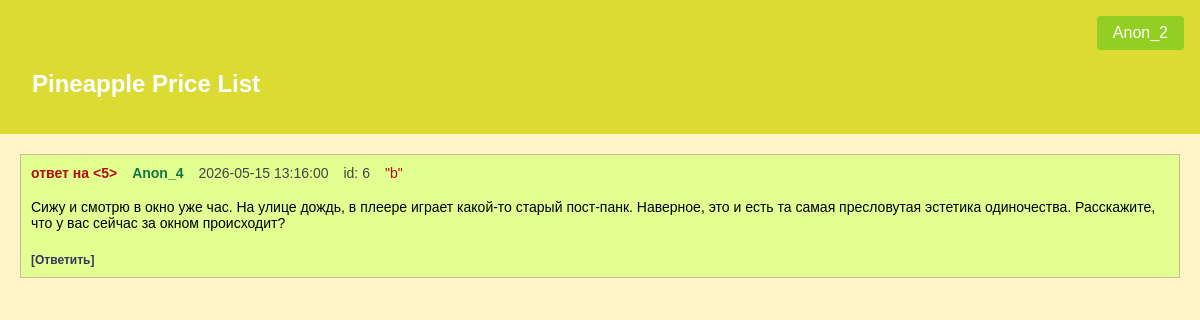
Screenshot of /post/6/ (signed in) with the database file from the repository.
### data/users.py (models this page shows, shortened)
class User(SqlAlchemyBase, UserMixin):
    __tablename__ = 'users'
    name = sqlalchemy.Column(sqlalchemy.String, nullable=False, primary_key=True, unique=True)
    description = sqlalchemy.Column(sqlalchemy.String, nullable=True)
    picture = sqlalchemy.Column(sqlalchemy.BLOB, nullable=True)
    hashed_password = sqlalchemy.Column(sqlalchemy.String, nullable=False)

### data/posts.py (models this page shows)
class Post(SqlAlchemyBase):
    __tablename__ = 'posts'
    id = sqlalchemy.Column(sqlalchemy.Integer, primary_key=True, autoincrement=True, unique=True, nullable=False)
    reply_to = sqlalchemy.Column(sqlalchemy.Integer, nullable=False)
    content = sqlalchemy.Column(sqlalchemy.String, nullable=False)
    image = sqlalchemy.Column(sqlalchemy.BLOB, nullable=True)
    file = sqlalchemy.Column(sqlalchemy.String, nullable=True)
    created_date = sqlalchemy.Column(sqlalchemy.Integer, default=datetime.datetime.now)
    board_on = sqlalchemy.Column(sqlalchemy.String, sqlalchemy.ForeignKey('boards.name'))
    board = orm.relationship('Board')
    created_by = sqlalchemy.Column(sqlalchemy.String, sqlalchemy.ForeignKey('users.name'))
    user = orm.relationship('User')

### main.py (the view, shortened to what this page needs)
@app.route('/post/<int:post_id>')
@app.route('/post/<int:post_id>/')
def show_post(post_id):
    post = db_sess.query(Post).filter(Post.id == post_id).first()
    if post is None:
        abort(404)
    d = {'id': post.id, 'reply_to': post.reply_to, 'content': post.content,
         'image': base64.b64encode(post.image).decode('utf-8') if post.image else None, 'file': post.file,
         'created_date': datetime.datetime.fromtimestamp(post.created_date / 1000.0),
         'board_on': post.board_on, 'created_by': post.created_by}
    replies = db_sess.query(Post).filter(Post.reply_to == post_id).order_by(Post.created_date.desc()).all()
    repl = []
    return render_template('post.html', title='Пост №' + str(post.id), d=d, repl=repl)

### main.py (called while the page is built)
def format_greentext(text):
    if not text:
        return ''
    safe_text = str(escape(text))
    lines = safe_text.split('\n')
    formatted_lines = []
    for line in lines:
        if line.startswith('&gt;'):
            formatted_lines.append(f'<span class="greentext">{line}</span>')
        else:
            formatted_lines.append(line)
    return '\n'.join(formatted_lines)

@login_manager.user_loader
def load_user(name):
    return db_sess.get(User, name)

### templates/post.html (shortened to what this page needs)
{% extends 'base.html' %}
{% block content %}
<div class="thread-start">
    <div class="post-info">
        {% if d['reply_to'] == -1 %}
        <a class="ans-src" href="/board/{{ d['board_on'] }}">
            <span class="reply-to">тред на "{{ d['board_on'] }}"</span>
        </a>
        {% else %}
        <a class="ans-src" href="/post/{{ d['reply_to'] }}">
            <span class="reply-to">ответ на <{{ d['reply_to'] }}></span>
        </a>
        {% endif %}
        <a class="usr-src" href="/user/{{ d['created_by'] }}"><span class="poster-name">{{ d['created_by'] }}</span></a>
        <span class="post-date">{{ d['created_date'] }}</span>
        <span class="post-id">id: {{ d['id'] }}</span>
        <a class="ans-src" href="/board/{{ d['board_on'] }}">"{{ d['board_on'] }}"</a>
    </div>
    <div class="post-body">
        <blockquote class="post-message">{{ d['content'] | greentext | safe }}</blockquote>
    </div>
    <div class="post-actions">
        {% if current_user.is_authenticated %}
        <a href="/post/{{ d['id'] }}/reply">
            <button type="button">Ответить</button>
        </a>
        {% else %}
        <p class="error">Отвечать могут только зарегистрированные пользователи</p>
        {% endif %}
    </div>
</div>
{% endblock %}

### templates/base.html (shortened to what this page needs)
<!DOCTYPE html>
<html lang="en">
<head>
    <link rel="stylesheet" href="{{ url_for('static', filename='css/style.css') }}">
</head>
<body>
<nav class="navbar">
    <ul>
        {% if current_user.is_authenticated %}
        <a id="username" href="/user/{{ current_user.name }}">{{ current_user.name }}</a>
        {% else %}
        <p>
            <a href="/login">Вход</a>
            <a href="/register">Регистрация</a>
        </p>
        {% endif %}
    </ul>
    <h1><a href="/">Pineapple Price List</a></h1>
</nav>
{% block content %}
{% endblock %}
</body>
</html>

### static/css/style.css (style rules this page uses)
html, body { margin: 0; padding: 0; font-family: sans-serif; }
body { background-color: #fff6c7; }
nav { background-color: #dbdb34; padding: 1rem; }
button { background: none; border: none; color: #34345c; font-weight: bold; cursor: pointer; padding: 0; }
button::before { content: "["; }
button::after { content: "]"; }
nav ul { list-style: none; margin: 0; padding: 0; display: flex; justify-content: right; gap: 20px; }
nav a { text-decoration: none; color: white; font-family: Arial, sans-serif; padding: 0.5rem 1rem; transition: background 0.3s; }
#username { background-color: #93cf23; border-radius: 4px; }
.thread-start { background-color: #e2ff92; border: 1px solid #d9af9e; padding: 10px; margin: 20px; display: inline-block; min-width: 500px; font-size: 14px; }
.post-info { margin-bottom: 8px; display: flex; gap: 15px; }
.poster-name { color: #117743; font-weight: bold; }
.reply-to { color: #b10e0e; font-weight: bold; }
.post-id, .post-date { color: #444; }
.post-message { margin: 0; padding: 10px 0; white-space: pre-wrap; }
.post-actions { clear: both; padding-top: 0px; margin-bottom: 0px; display: flex; gap: 15px; }
.post-actions a { clear: both; padding-top: 10px; text-decoration: none; }
button { font-size: 12px; cursor: pointer; }
.ans-src { color: #b10e0e; text-decoration: none; }
.usr-src { color: #117743; text-decoration: none; }

### rows the page displays
User: name "Anon_2"
Post: created_by "Anon_4", content|greentext "Сижу и смотрю в окно уже час. На улице дождь, в плеере играет какой-то старый пост-панк. Наверное, это и есть та самая пресловутая эстетика одиночества. Расскажите, что у вас сейчас за окном происходит?"

### other values shown
{{ d['reply_to'] }} "5"
{{ d['created_date'] }} "2026-05-15 13:16:00"
{{ d['id'] }} "6"
{{ d['board_on'] }} "b"
